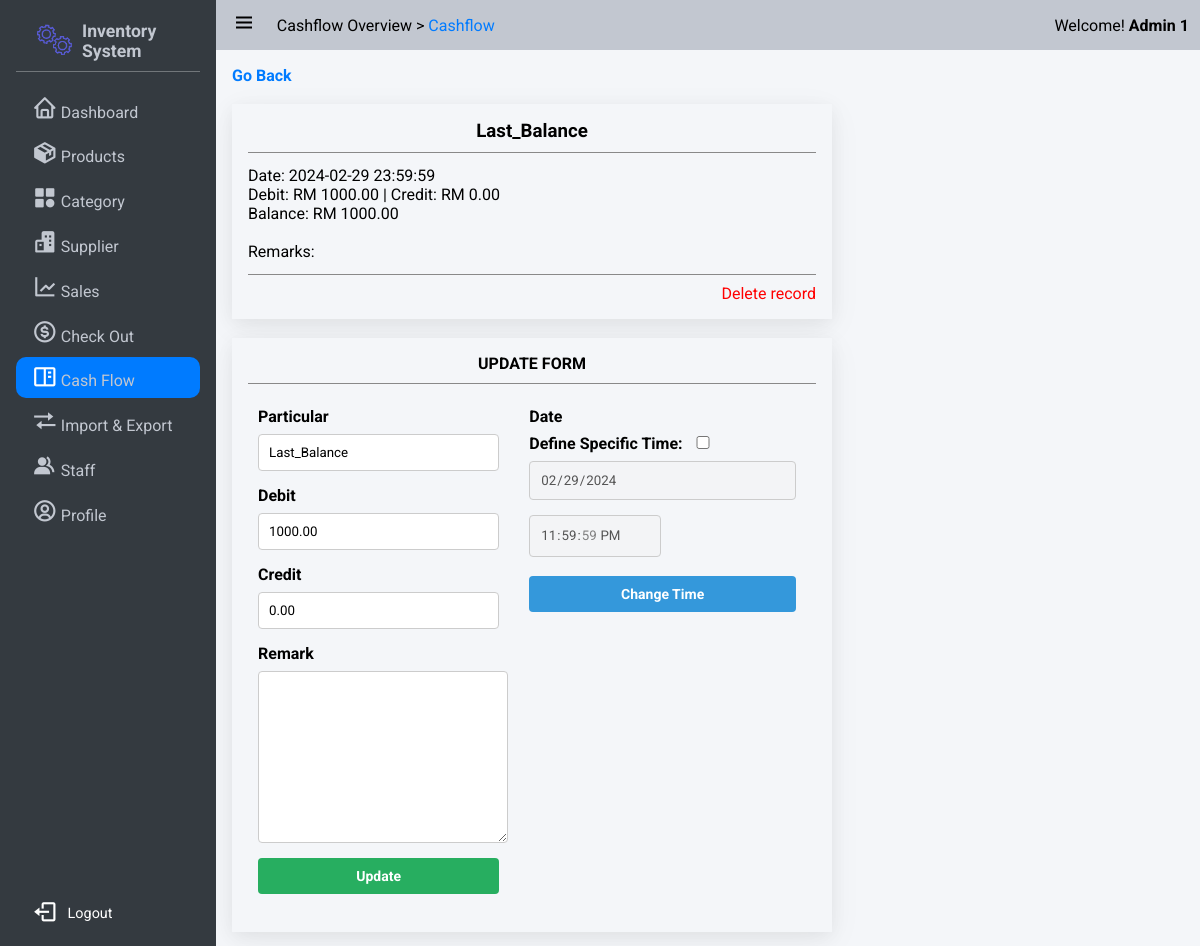
Page /cashflow/detail?id=1 (signed in) on the committed database.
### app/models/user.py (models this page shows, shortened)
class Role(db.Model):
    __tablename__ = 'roles'
    id = db.Column(db.Integer(), primary_key=True)
    name = db.Column(db.String(50), unique=True)

class User(UserMixin,db.Model):
    __tablename__ = 'users'
    id = db.Column(db.Integer, primary_key=True)
    StaffID = db.Column(db.String,unique = True)
    First_Name = db.Column(db.String(100, collation='NOCASE'), nullable=False, server_default='')
    Last_Name = db.Column(db.String(100, collation='NOCASE'), nullable=False, server_default='')
    Email = db.Column(db.String(50), unique=True, nullable=False)
    Password = db.Column(db.String(80), nullable=False)
    pins = db.Column(db.Integer)
    roles = db.relationship('Role', secondary='user_roles')
    active = db.Column('is_active', db.Boolean(), nullable=False, server_default='1')
    Email_Confirmed_At = db.Column(db.DateTime())
    Last_Login = db.Column(db.DateTime())

### app/models/cashflow.py (models this page shows, shortened)
class Cashflow(db.Model):
    id = db.Column(db.Integer, primary_key=True)
    particulars = db.Column(db.String(255), nullable=False)
    date = db.Column(db.DateTime, nullable=False)
    debit = db.Column(db.Float, default=0)
    credit = db.Column(db.Float, default=0)
    balance = db.Column(db.Float, default=0)
    remarks = db.Column(db.String(255))

### app/cashflow/routes.py (the view)
@bp.route('/detail',methods=["GET"])
def record_detail():
    id = request.args.get('id',type=int)
    cashflow = Cashflow.query.filter(Cashflow.id == id).first()
    return render_template('cashflow_detail.html',cashflow = cashflow)

### app/auth.py (called while the page is built)
@login_manager.user_loader
def load_user(user_id):
    return User.query.get(int(user_id))

### app/templates/cashflow_detail.html (shortened to what this page needs)
{% extends 'base.html' %}
{% block nav_title %} Cashflow Overview > <a href="{{url_for('cashflow.record_detail',id=cashflow.id)}}">Cashflow</a>{% endblock %}
{% block nav_cashflow %}active{% endblock %}
{% block css_style %}
    <link rel="stylesheet" href="{{url_for('static',filename='css/table.css')}}">
    <link rel="stylesheet" href="{{url_for('static',filename='css/form.css')}}">
    <link rel="stylesheet" href="{{url_for('static',filename='css/flex.css')}}">
    <link rel="stylesheet" href="{{url_for('static',filename='css/grid.css')}}">
    <link rel="stylesheet" href="{{url_for('static',filename='css/button.css')}}">
{% endblock %}
{% block content %}
<a href="{{url_for('cashflow.index')}}"><b>Go Back</b></a><br><br>
<div class="card">
    <div class="card-header">
        <h3 style="text-align: center;"><b>{{cashflow.particulars}}</b></h3>
    </div>
    <div class="card-contents">
        <p>Date: {{cashflow.date}}</p>
        <p>Debit: RM {{"%.2f"|format(cashflow.debit)}}     |     Credit: RM {{"%.2f"|format(cashflow.credit)}}</p>
        <p>Balance: RM {{"%.2f"|format(cashflow.balance)}}</p>
        <br>
        <p>Remarks: </p>
    </div>
    <div class="card-bottom flex flex-end-center">
        {% for role in current_user.roles if role.name == 'admin' %}<a href="{{url_for('cashflow.delete_cashflow',cashflow_id = cashflow.id)}}" style="color: red;">Delete record</a>{% endfor %}
    </div>
</div>
<br>
{% for role in current_user.roles if role.name == 'admin' %}
<div class="card">
    <div class="card-header">
        <h4 style="text-align: center;"><b>UPDATE </b>FORM</h4>
    </div>
    <div class="card-contents">
        <div class="flex flex-direction-row">
            <form action="{{url_for('cashflow.update_record',id=cashflow.id)}}" method="post" class="flex flex-direction-column">
                <label for="particular">Particular</label>
                <input type="text" name="new_particular" id="" placeholder="{{cashflow.particulars}}" value="{{cashflow.particulars}}" required>
                <label for="debit">Debit</label>
                <input type="number" name="new_debit" id="" value="{{"%.2f"|format(cashflow.debit)}}" min="0" step="0.01" required>
                <label for="credit">Credit</label>
                <input type="number" name="new_credit" id="" value="{{"%.2f"|format(cashflow.credit)}}" min="0" step="0.01" required>
                <label for="remark">Remark</label>
                <textarea name="new_remark" id="remark" rows="10" style="width: 250px; min-width: 150px; max-width: 500px;">{{cashflow.remarks}}</textarea>
                <input class="button success" type="submit" value="Update">
            </form>
            <form class="flex flex-direction-column" method="post" action="{{url_for('cashflow.update_cashflow_date',id=cashflow.id)}}">
                <label for="date">Date</label>
                <div class="">
                    <label for="chk_specific_time">Define Specific Time:<input type="checkbox" id="chk_time" style="margin-left: 5px; width: 30px;"></label>
                    <input type="date" name="new_date" id="new_date" value="{{cashflow.date.date()}}" disabled required>
                    <input type="time" name="new_time" id="new_time" value="{{cashflow.date.time()}}"disabled required >
                </div>
                <br>
                <input class="button info" type="submit" value="Change Time" id="btn-changetime" disabled>
            </form>
        </div>
    </div>
</div>
{% endfor %}
{% endblock %}

### app/templates/base.html (shortened to what this page needs)
<!DOCTYPE html>
<html lang="en">
<head>
    <link rel="stylesheet" href="{{url_for('static',filename='css/button.css')}}">
    <link rel="stylesheet" href="{{url_for('static',filename='css/style.css')}}">
    <link rel="stylesheet" href="{{url_for('static',filename='css/responsive.css')}}">
    <link rel="stylesheet" href="{{url_for('static',filename='css/cards.css')}}">
    <link rel="stylesheet" href="{{url_for('static',filename='css/preloader.css')}}">
    <link href='https://unpkg.com/boxicons@2.1.4/css/boxicons.min.css' rel='stylesheet'>
    {% block css_style %}
    {% endblock %}
</head>
<body>
    <div class="wrapper">
        <aside class="opened" id="aside">
            <div class="sidebar">
                <div class="brand-items">
                    <div class="brand-logo">
                        <img src="{{url_for('static',filename='/img/gear-loader.gif')}}" alt="" class="brand-img">
                        <h3>Inventory System</h3>
                    </div>
                </div>
                <div class="menu-bar">
                    <div class="menu">
                        <ul class="menu-links">
                            <li class="menu-link {% block nav_dashboard %}{% endblock %}"><i class='nav-icon bx bx-home'></i><a href="{{ url_for('dashboard') }}">Dashboard</a></li>
                            <li class="menu-link {% block nav_inventory %}{% endblock %}"><i class='nav-icon bx bxs-package'></i><a href="{{ url_for('product.index') }}">Products</a></li>
                            <li class="menu-link {% block nav_category %}{% endblock %}"><i class='nav-icon bx bxs-category' ></i><a href="{{ url_for('category.index') }}">Category</a></li>
                            <li class="menu-link {% block nav_supplier %}{% endblock %}"><i class='nav-icon bx bxs-buildings' ></i><a href="{{ url_for('supplier.index') }}">Supplier</a></li>
                            <li class="menu-link {% block nav_report %}{% endblock %}"><i class='nav-icon bx bx-line-chart' ></i><a href="{{ url_for('sale.sales_index') }}">Sales</a></li>
                            <li class="menu-link {% block nav_checkout %}{% endblock %}"><i class='nav-icon bx bx-dollar-circle' ></i><a href="{{ url_for('sale.show_checkout_page') }}">Check Out</a></li>
                            <li class="menu-link {% block nav_cashflow %}{% endblock %}"><i class='nav-icon bx bx-book-content'></i><a href="{{url_for('cashflow.index')}}">Cash Flow</a></li>
                            <li class="menu-link {% block nav_ImExport %}{% endblock %}"><i class='nav-icon bx bx-transfer'></i><a href="{{url_for('main.imexport_overview')}}">Import & Export</a></li>
                            {% for role in current_user.roles if role.name == 'admin' %}
                                <li class="menu-link {% block nav_staff %}{% endblock %}"><i class='nav-icon bx bxs-group' ></i><a href="{{ url_for('user.index') }}">Staff</a></li>
                            {% endfor %}
                            <li class="menu-link {% block nav_profile %}{% endblock %}"><i class='nav-icon bx bx-user-circle'></i><a href="{{url_for('user.get_staff',id=current_user.id)}}">Profile</a></li>
                        </ul>
                    </div>
                    <div class="bottom-content logout">
                        <div class="flex" style="color: #fff !important;">
                            <i class='bx bx-log-out'></i><a style="color: #fff !important;" href="{{url_for('auth.logout')}}" onclick="return confirm('Log out immediately?')">Logout</a>
                        </div>
                    </div>
                </div>
            </div>
        </aside>
       <div class="main">
            <header class="main-header">
                <div class="left-nav">
                    <div class="menu-burger">
                        <i class='bx bx-menu '></i>
                    </div>
                    <p>{% block nav_title %}{% endblock %}</p>
                </div>
                <div class="right-nav flex flex-center-center">
                    <span>Welcome! <b>{{current_user.Last_Name + ' ' + current_user.First_Name}}</b></span>
                </div>
            </header>
            <div class="main-container">
                    {% block content %} {% endblock %}
            </div>
        </div>
    </div>
    </body>
    </html>

### app/static/css/button.css (style rules this page uses)
:root { --primary-color: #3498db; --secondary-color: #2ecc71; --accent-color: #e74c3c; --background-color: #ecf0f1; --link-color: #2980b9; --border-color: #bdc3c7; --success-color: #27ae60; --warning-color: #f39c12; --error-color: #c0392b; --info-color: #3498db; --dark-color: #34495e; --light-color: #ecf0f1; --gray-color: #7f8c8d; --purple-color: #9b59b6; --pink-color: #e91e63; --teal-color: #009688; --orange-color: #e67e22; --brown-color: #795548; --cyan-color: #00bcd4; --indigo-color: #3f51b5; --lime-color: #cddc39; --amber-color: #ffc107; --deep-purple-color: #673ab7; --deep-orange-color: #ff5722; --light-green-color: #8bc34a; --blue-gray-color: #607d8b; --yellow-color: #ffeb3b; }
.button { display: inline-block; padding: 10px 15px; font-size: 14px; font-weight: bold; text-align: center; text-decoration: none; color: #fff; border: none; border-radius: 4px; cursor: pointer; transition: background-color 0.3s ease; }
.success { background-color: var(--success-color); color: #fff; }
.info { background-color: var(--info-color); color: #fff; }

### app/static/css/style.css (style rules this page uses)
:root { --text-color:#212529; --text-color-grey:#c2c7d0; --text-color-dark-grey:#898989; --main-color:#007bff; --main-color-hover:#228dff; --white-color:#fff; --bg-color-dark:#343a40; --bg-color-second-light:#dee2e6; --bg-color-light:#f4f6f9; --toggle-color:#ddd; --red-color:#dc3545; --dark-yellow-color:#ffc107; --yellow-color:#ffc107; --sidebar-width:18%; }
* { font-family: 'Roboto', sans-serif; margin: 0; padding: 0; box-sizing: border-box; scrollbar-width: none; }
a { text-decoration: none; color: var(--main-color); }
ul,li { list-style: none; }
img { width: 100%; object-fit: cover; }
body { background-image: url('../img/login_background.jpg'); width: 100%; height: 100%; }
.wrapper { height: 100vh; width: 100vw; display: flex; overflow: hidden; }
input { padding: 10px; box-sizing: border-box; border: 1px solid #ccc; border-radius: 4px; }
aside { position: relative; width: 15px; height: 100vh; background: var(--bg-color-dark); transition: margin-left .3s ease-in-out .3s ease-in-out; overflow-x: hidden; overflow-y: hidden; z-index: 999; color: var(--text-color-grey); transition:width 0.3s linear; }
aside.opened { width: var(--sidebar-width); }
.sidebar { padding: 0.625rem 1rem; height: 100%; }
.sidebar li { margin-bottom: .2rem; padding: .5rem 1rem; align-items: flex-end; display: flex; border-radius: 10px; }
.brand-items { display: flex; align-items: center; justify-content: space-between; padding: 0.5rem 1rem; border-bottom: rgba(255, 255, 255, 0.3) 1px solid ; }
.brand-items img { width: 50px; object-fit: cover; padding: 0 5px 0 0; }
.brand-logo { display: flex; align-items: center; }
.brand-logo h3 { font-size: 1.1rem; }
.menu-bar { height: calc(100% - 4rem); display: flex; flex-direction: column; justify-content: space-between; }
.menu-links { margin-top: 1rem; }
.menu-link.active { background: var(--main-color); color: var(--white-color); transition: .05s ease-in-out .03s; }
.menu-link .nav-icon { text-align: center; margin-right: .2rem; font-size: 1.6rem; width: 1.6rem; }
.menu-link a { color: var(--text-color-grey); }
.bottom-content { display: flex; align-items: center; justify-content: space-between; flex-wrap: nowrap; padding: .2em 1em; font-size: 0.9rem; }
.bottom-content i { font-size: 1.6rem; margin-right: 10px; }
.bottom-content div { display: flex; align-items: center; }
.main { width: calc(100% - var(--sidebar-width)); height: 100%; background: var(--bg-color-light); transition: width .3s ease-in; }
.main-header { position: relative; padding: .7rem .7rem; display: flex; justify-content: space-between; background: var(--text-color-grey); }
.left-nav { display: flex; align-items: center; }
.menu-burger { font-size: 1.8rem; }
.left-nav .menu-burger { padding: 0 0.3rem; margin-right: 1rem; font-size: 1.5rem; cursor: pointer; }
.main-container { padding: 1rem 1rem 4rem 1rem; overflow: scroll; height: 100%; }

### app/static/css/cards.css (style rules this page uses)
.card { display: flex; flex-direction: column; justify-content: space-between; padding: 1rem; background: var(--bg-color-light); min-height: 160px; box-shadow: rgba(17, 17, 26, 0.05) 0px 4px 16px, rgba(17, 17, 26, 0.05) 0px 8px 32px; }
.card-header { padding:0 0 0.6rem 0; border-bottom: 1px solid var(--text-color-dark-grey); }
.card-contents { padding: 0.8rem 0; }
.card-bottom { display: flex; justify-content: space-between; border-top: 1px solid var(--text-color-dark-grey); padding: 0.6rem 0 0 0; }

### app/templates/base.html (style rules this page uses)
.logout { padding: .5rem 1rem }

### rows in the picture
User: Last_Name+First_Name "Admin 1"
Cashflow: particulars "Last_Balance", date "2024-02-29 23:59:59", debit "1000.00", credit "0.00", balance "1000.00", new_particular "Last_Balance", new_debit "1000.00", new_credit "0.00", new_date "02/29/2024", new_time "23:59:59"
